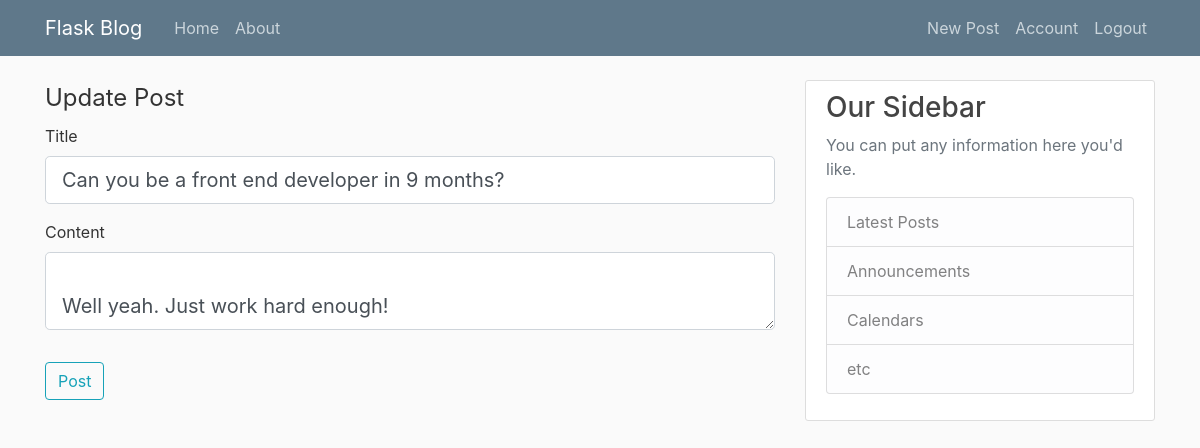
The app's page /posts/2/update (signed in) with its own data.
### flaskblog/models.py (models this page shows, shortened)
class Post(db.Model):
    id = db.Column(db.Integer, primary_key=True)
    title = db.Column(db.String(100), nullable=False, unique=True)
    date_posted = db.Column(db.DateTime, nullable=False, default=datetime.utcnow())
    content = db.Column(db.Text, nullable=False)
    user_id = db.Column(db.Integer, db.ForeignKey("user.id"), nullable=False)

### flaskblog/posts/routes.py (the view)
@posts.route("/posts/<int:post_id>/update", methods=["GET", "POST"])
@login_required
def update_post(post_id):
    post = Post.query.get_or_404(post_id)
    if post.author != current_user:
        abort(403)
    form = NewPostForm()
    if form.validate_on_submit():
        post.title = form.title.data
        post.content = form.content.data
        post.date_posted = datetime.datetime.utcnow()
        db.session.commit()
        flash("Post has been updated", category="success")
        return redirect(url_for("posts.post", post_id=post.id))
    elif request.method == "GET":
        form.title.data = post.title
        form.content.data = post.content
    return render_template(
        "create_post.html", title="Update Post", form=form, legend="Update Post"
    )

### flaskblog/posts/forms.py
class NewPostForm(FlaskForm):
    title = StringField("Title", validators=[DataRequired()])
    content = TextAreaField("Content", validators=[DataRequired()])
    submit = SubmitField("Post")

### flaskblog/models.py (called while the page is built)
@login_manager.user_loader
def load_user(user_id):
    return User.query.get(int(user_id))

### flaskblog/templates/create_post.html (shortened to what this page needs)
{% extends 'layout.html' %}
{% block content %}
<form action="" method='POST'>
    <fieldset class="form-group">
            <legend> {{ legend }} </legend>
        <div class="form-group">
            {{ form.title.label(class="form-control-label")}}
            {% if form.title.errors %}
                {{ form.title(class="form-control form-control-lg is-invalid")}}
                <div class="invalid-feedback">
                    {% for error in form.title.errors %}
                        <span> {{ error }} </span>
                    {% endfor %}
                </div>
            {% else %}
                {{ form.title(class="form-control form-control-lg")}}
            {% endif %}
        </div>
        <div class="form-group">
            {{ form.content.label(class="form-control-label")}}
            {% if form.content.errors %}
                {{ form.content(class="form-control form-control-lg is-invalid")}}
                <div class="invalid-feedback">
                    {% for error in form.content.errors %}
                        <span> {{ error }} </span>
                    {% endfor %}
                </div>
            {% else %}
                {{ form.content(class="form-control form-control-lg")}}
            {% endif %}
        </div>
    </fieldset>
    <div class="form-group">
        {{ form.submit(class="btn btn-outline-info")}}
    </div>
</form>
{% endblock content %}

### flaskblog/static/styles.css (style rules this page uses)
body { background: #fafafa; color: #333333; margin-top: 5rem; }

### records on screen
Post: title "Can you be a front end developer in 9 months?", content "Well yeah. Just work hard enough!"

### other values on screen
{{ legend }} "Update Post"
